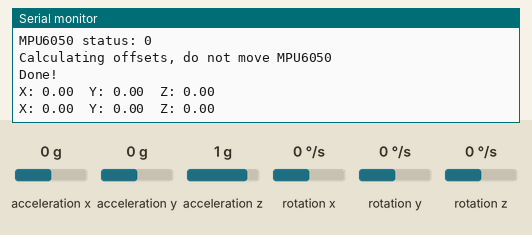
Recording of a sketch running on a simulated Arduino Uno, built with avr-gcc and run on an emulated ATmega328P. Parts: the last lines printed to the serial monitor. Inputs (shaded band) come from the test bench; at power-on: acceleration x 0 g, acceleration y 0 g, acceleration z 1 g, rotation z 0 °/s, rotation x 0 °/s, rotation y 0 °/s.

Above: at 3.2 s.
3.3 s: acceleration x set to -1.4 g
At 4.6 s:
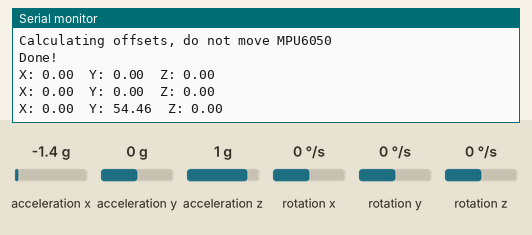
4.8 s: acceleration y set to -1.4 g
At 5.7 s:
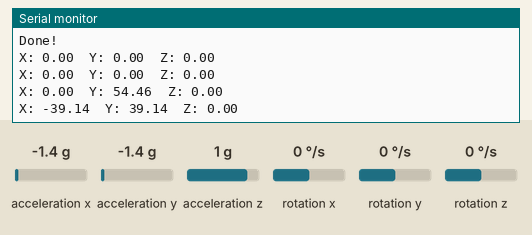
6.3 s: acceleration z set to -1.4 g
At 7.5 s:
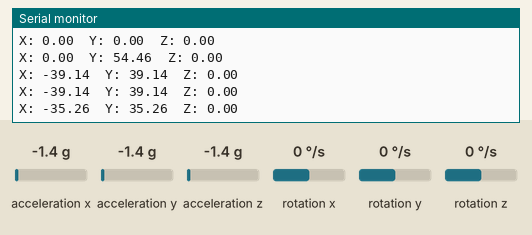
7.8 s: rotation z set to -192 °/s
At 8.4 s:
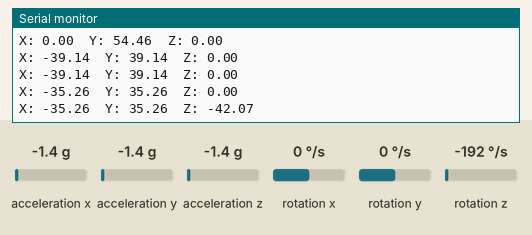
Timing chart, 0 to 10.3 s (numbered marks = the images above; inputs shaded):
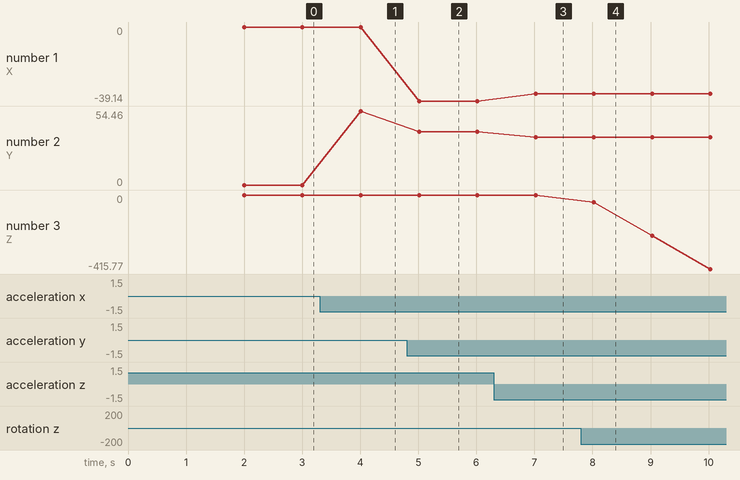

Measured:
- after the input at 3.3 s, the serial monitor: prints a new line after 0.71 s (image 1)
- after the input at 4.8 s, the serial monitor: prints a new line after 0.21 s (image 2)
- after the input at 6.3 s, the serial monitor: prints a new line after 0.72 s (image 3)
- after the input at 7.8 s, the serial monitor: prints a new line after 0.22 s (image 4)
- plotted number 1: 0 → -39.14 after the input at 4.8 s, -39.14 → -35.26 after the input at 6.3 s
- plotted number 2: 0 → 54.46 after the input at 3.3 s, 54.46 → 39.14 after the input at 4.8 s, 39.14 → 35.26 after the input at 6.3 s
- plotted number 3: 0 → -415.77 after the input at 7.8 s

The sketch:

MPU6050-XYZdeviation.ino
```cpp
#include <Arduino.h>
#include <MPU6050_light.h>
#include "Wire.h"

MPU6050 mpu(Wire);

long angle = 0;
unsigned long timer = 0;

void gyroSetUp()
{
  byte status = mpu.begin();
  Serial.print("MPU6050 status: ");
  Serial.println(status);
  while (status != 0)
  {
  } // stop everything if could not connect to MPU6050

  Serial.println("Calculating offsets, do not move MPU6050");
  delay(1000);
  mpu.calcOffsets(true, true); // gyro and accelero
  Serial.println("Done!\n");
}

void PrintAngles()
{
  Serial.print("X: ");
  Serial.print(mpu.getAngleX());
  Serial.print("\tY: ");
  Serial.print(mpu.getAngleY());
  Serial.print("\tZ: ");
  Serial.print(mpu.getAngleZ());
  Serial.print("\n");
}

void setup()
{
  Serial.begin(115200);

  Serial.println("Starting");
  Wire.begin();

  gyroSetUp();
}

void loop()
{
  mpu.update();

  if ((millis() - timer) > 1000)
  {
    PrintAngles();
    timer = millis();
  }
}
```
